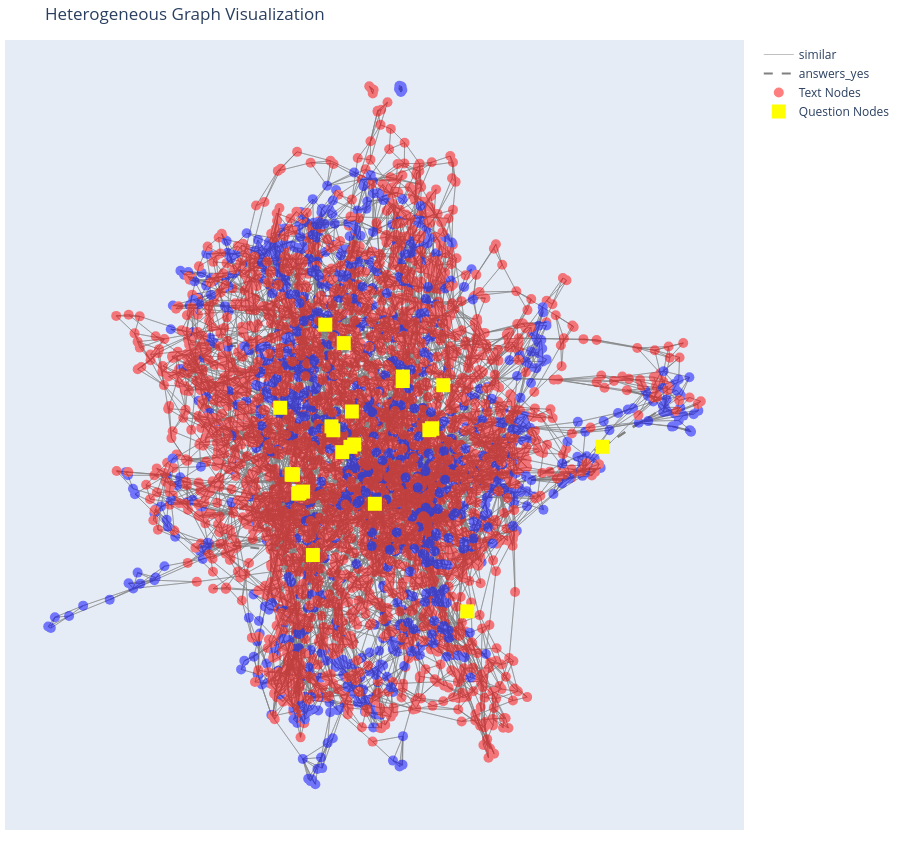

Here is the notebook cell this chart was saved with:
### Code cell
questions = [
    'Is the primary pathology located in the respiratory system, including the lungs, airways, or upper respiratory tract?',
	'Is the primary pathology located in the urinary system or male genital organs?',
	'Is the primary condition driven by nutritional deficiencies, metabolic disorders, or environmental exposures rather than structural organ disease?',
	'Is the primary condition characterized by immune system dysfunction, hypersensitivity, or autoimmune mechanisms?',
	'Does the article discuss diseases specific to animals (veterinary medicine) rather than human medicine?',
	'Target Respiratory Tract Diseases (Category 7).',
	'Target Urologic and Male Genital Diseases (Category 11).',
	'Target Nutritional and Metabolic Diseases (Category 17).',
	'Target Immunologic Diseases (Category 19).',
	'Target Disorders of Environmental Origin (Category 20).',
	'Is the primary pathology located in the respiratory system, including the lungs, airways, or respiratory tract?',
	'Is the primary pathology located in the urinary system or male genital organs?',
	'Is the primary condition driven by nutritional deficiencies, metabolic disorders, or environmental exposures rather than structural organ disease?',
	'Is the primary condition characterized by immune system dysfunction, hypersensitivity, or autoimmune mechanisms?',
	'Does the article discuss diseases specific to animals (veterinary medicine) rather than human medicine?',
	'Is the primary etiology of the condition an infectious agent (bacteria, virus, fungus, or parasite) or a non-infectious factor (such as genetic, environmental, or neoplastic)?',
	'If the condition is infectious, does the causative agent belong to the bacterial/fungal domain or the viral/parasitic domain?',
	'If the condition is non-infectious, is the primary pathology localized to the nervous system, cardiovascular system, or integumentary system?',
	'If the condition is non-infectious and not confined to the nervous, cardiovascular, or integumentary systems, does it involve the reproductive system, digestive system, or hematologic/lymphatic system?',
	'If the condition does not fit specific organ system categories above, is it primarily defined by a specific patient demographic (such as neonates) or a general pathological sign/symptom rather than a specific disease entity?',
	'Does the article explicitly describe a neoplasm, tumor, or cancer as the primary condition?',
	'Is the primary pathology located in the endocrine glands or hormonal regulatory systems?',
	'Is the primary pathology located in the musculoskeletal system, including bones, joints, or muscles?',
	'Is the primary pathology located in the ocular structures (eyes)?',
	'Is the condition specifically defined as a disease affecting animals rather than humans?',
]

plot_hetero_graph_plotly(hetero_data, questions, propagated_y)

### Figure 1 — Plotly figure (JSON) as saved in the notebook; plotly's stock layout.template omitted (floating-point values rounded to 4 significant figures; data arrays with more than 128 entries replaced by an {"elided": "..."} marker saying what was removed)
{"data": [{"hoverinfo": "none", "line": {"color": "gray", "dash": "solid", "width": 0.5}, "mode": "lines", "name": "similar", "type": "scatter", "x": {"elided": "54696 float values"}, "y": {"elided": "54696 float values"}}, {"hoverinfo": "none", "line": {"color": "gray", "dash": "dash", "width": 2}, "mode": "lines", "name": "answers_yes", "type": "scatter", "x": {"elided": "597 float values"}, "y": {"elided": "597 float values"}}, {"hoverinfo": "text", "marker": {"color": {"elided": "4043 str values"}, "size": 10, "symbol": "circle"}, "mode": "markers", "name": "Text Nodes", "opacity": 0.5, "text": {"elided": "4043 str values"}, "type": "scatter", "x": {"elided": "4043 float values"}, "y": {"elided": "4043 float values"}}, {"hoverinfo": "text", "marker": {"color": "yellow", "size": 14, "symbol": "square"}, "mode": "markers", "name": "Question Nodes", "text": ["<b>Question</b><br>Is the primary pathology located in the respiratory system, including the lungs, airways, or upper respiratory tract?", "<b>Question</b><br>Is the primary pathology located in the urinary system or male genital organs?", "<b>Question</b><br>Is the primary condition driven by nutritional deficiencies, metabolic disorders, or environmental exposures rather than structural organ disease?", "<b>Question</b><br>Is the primary condition characterized by immune system dysfunction, hypersensitivity, or autoimmune mechanisms?", "<b>Question</b><br>Does the article discuss diseases specific to animals (veterinary medicine) rather than human medicine?", "<b>Question</b><br>Target Respiratory Tract Diseases (Category 7).", "<b>Question</b><br>Target Urologic and Male Genital Diseases (Category 11).", "<b>Question</b><br>Target Nutritional and Metabolic Diseases (Category 17).", "<b>Question</b><br>Target Immunologic Diseases (Category 19).", "<b>Question</b><br>Target Disorders of Environmental Origin (Category 20).", "<b>Question</b><br>Is the primary pathology located in the respiratory system, including the lungs, airways, or respiratory tract?", "<b>Question</b><br>Is the primary pathology located in the urinary system or male genital organs?", "<b>Question</b><br>Is the primary condition driven by nutritional deficiencies, metabolic disorders, or environmental exposures rather than structural organ disease?", "<b>Question</b><br>Is the primary condition characterized by immune system dysfunction, hypersensitivity, or autoimmune mechanisms?", "<b>Question</b><br>Does the article discuss diseases specific to animals (veterinary medicine) rather than human medicine?", "<b>Question</b><br>Is the primary etiology of the condition an infectious agent (bacteria, virus, fungus, or parasite) or a non-infectious factor (such as genetic, environmental, or neoplastic)?", "<b>Question</b><br>If the condition is infectious, does the causative agent belong to the bacterial/fungal domain or the viral/parasitic domain?", "<b>Question</b><br>If the condition is non-infectious, is the primary pathology localized to the nervous system, cardiovascular system, or integumentary system?", "<b>Question</b><br>If the condition is non-infectious and not confined to the nervous, cardiovascular, or integumentary systems, does it involve the reproductive system, digestive system, or hematologic/lymphatic system?", "<b>Question</b><br>If the condition does not fit specific organ system categories above, is it primarily defined by a specific patient demographic (such as neonates) or a general pathological sign/symptom rather than a specific disease entity?", "<b>Question</b><br>Does the article explicitly describe a neoplasm, tumor, or cancer as the primary condition?", "<b>Question</b><br>Is the primary pathology located in the endocrine glands or hormonal regulatory systems?", "<b>Question</b><br>Is the primary pathology located in the musculoskeletal system, including bones, joints, or muscles?", "<b>Question</b><br>Is the primary pathology located in the ocular structures (eyes)?", "<b>Question</b><br>Is the condition specifically defined as a disease affecting animals rather than humans?"], "type": "scatter", "x": [0.1077, 0.1074, 0.02742, -0.06181, 0.2926, -0.1148, -0.2439, -0.1503, 0.6806, -0.1783, 0.1838, -0.09696, -0.0425, -0.2111, -0.189, 0.1911, -0.03853, -0.06606, -0.2105, 0.2236, 0.192, -0.09177, -0.03177, -0.2075, -0.1924], "y": [0.201, 0.1888, -0.1485, 0.293, -0.444, 0.3435, 0.1153, -0.2893, 0.008153, -0.115, 0.05374, 0.06419, 0.007983, -0.06797, -0.119, 0.0584, 0.105, -0.006562, -0.06767, 0.1773, 0.05814, 0.05353, 0.01441, -0.06825, -0.1207]}], "layout": {"height": 850, "hovermode": "closest", "margin": {"b": 20, "l": 5, "r": 5, "t": 40}, "showlegend": true, "title": {"text": "Heterogeneous Graph Visualization"}, "xaxis": {"showgrid": false, "visible": false, "zeroline": false}, "yaxis": {"showgrid": false, "visible": false, "zeroline": false}}}
